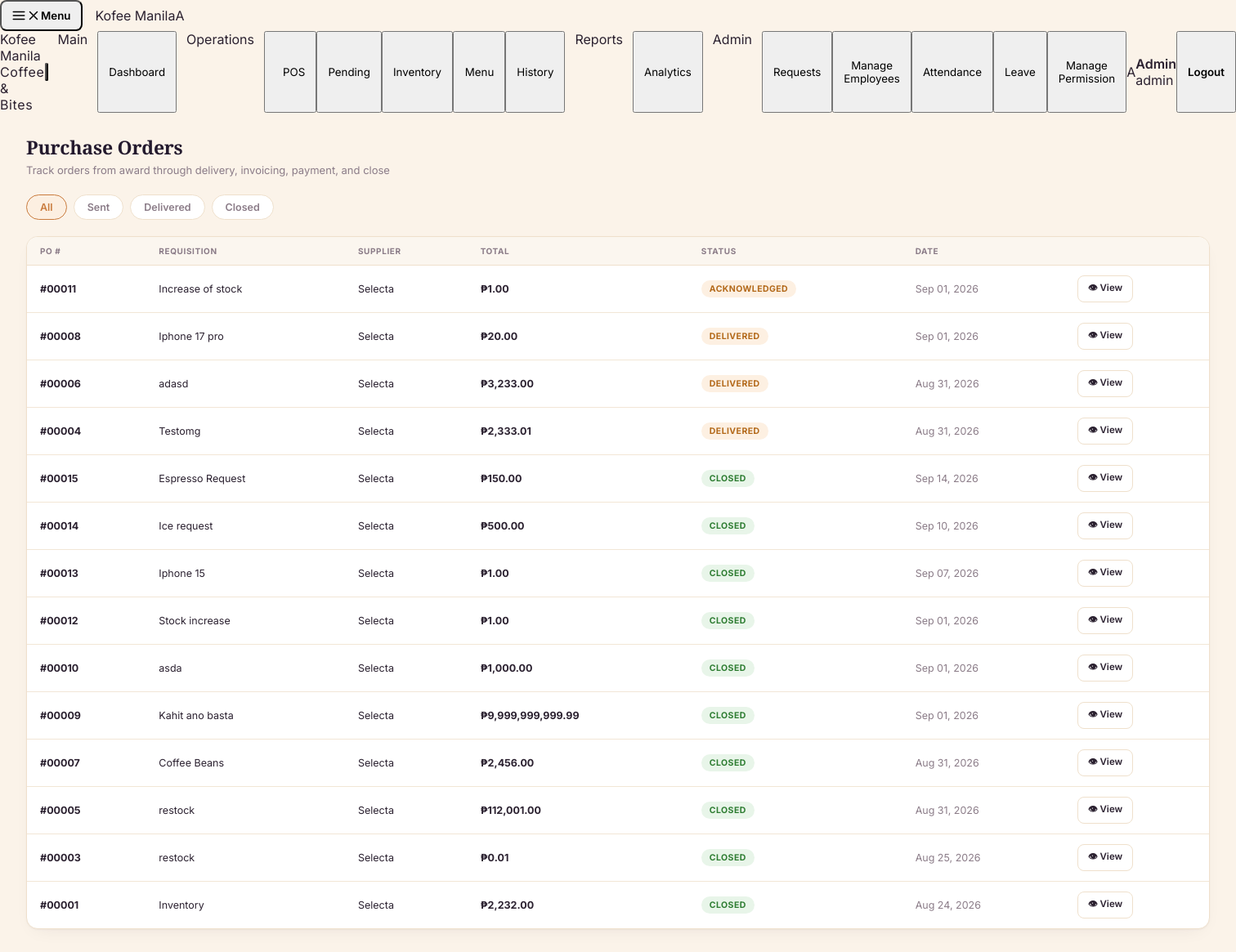
Page /POS/php/purchase_orders.php (signed in) on the committed database.
### tables this page shows
CREATE TABLE `purchase_orders` (
  `id` int(11) NOT NULL,
  `rfq_id` int(11) NOT NULL,
  `supplier_id` int(11) NOT NULL,
  `requisition_id` int(11) NOT NULL,
  `total_amount` decimal(12,2) NOT NULL,
  `status` enum('draft','sent','acknowledged','delivered','closed','cancelled') NOT NULL DEFAULT 'draft',
  `negotiation_notes` text DEFAULT NULL,
  `created_by` int(11) NOT NULL,
  `created_at` timestamp NOT NULL DEFAULT current_timestamp(),
  `expected_delivery_date` date DEFAULT NULL,
  `delivered_at` datetime DEFAULT NULL,
  `acknowledged_at` datetime DEFAULT NULL,
  `shipped_at` datetime DEFAULT NULL,
  `shipping_notes` varchar(255) DEFAULT NULL,
  `closed_at` datetime DEFAULT NULL,
  `supplier_rating` tinyint(4) DEFAULT NULL,
  `invoice_number` varchar(60) DEFAULT NULL,
  `paid_at` datetime DEFAULT NULL
);

CREATE TABLE `purchase_requisitions` (
  `id` int(11) NOT NULL,
  `requested_by` int(11) NOT NULL,
  `department` varchar(60) NOT NULL,
  `title` varchar(150) NOT NULL,
  `notes` text DEFAULT NULL,
  `estimated_total` decimal(12,2) NOT NULL DEFAULT 0.00,
  `status` enum('pending','approved','rejected','sourcing','awarded','closed') NOT NULL DEFAULT 'pending',
  `reviewed_by` int(11) DEFAULT NULL,
  `reviewed_at` datetime DEFAULT NULL,
  `review_notes` varchar(255) DEFAULT NULL,
  `created_at` timestamp NOT NULL DEFAULT current_timestamp()
);

CREATE TABLE `suppliers` (
  `id` int(11) NOT NULL,
  `user_id` int(11) DEFAULT NULL,
  `name` varchar(150) NOT NULL,
  `contact_person` varchar(120) DEFAULT NULL,
  `email` varchar(120) DEFAULT NULL,
  `phone` varchar(30) DEFAULT NULL,
  `address` varchar(255) DEFAULT NULL,
  `status` enum('active','inactive') NOT NULL DEFAULT 'active',
  `rating_avg` decimal(3,2) DEFAULT NULL,
  `rating_count` int(11) NOT NULL DEFAULT 0,
  `created_at` timestamp NOT NULL DEFAULT current_timestamp()
);

### POS/php/purchase_orders.php (the view, shortened to what this page needs)
<?php
$pdo   = get_db();
$po = null;
$filter = $_GET['status'] ?? 'all';
$where  = '1=1';
$params = [];
$list_stmt = $pdo->prepare("
    SELECT po.*, s.name AS supplier_name, pr.title AS req_title
    FROM purchase_orders po
    JOIN suppliers s ON s.id = po.supplier_id
    JOIN purchase_requisitions pr ON pr.id = po.requisition_id
    WHERE $where
    ORDER BY FIELD(po.status,'draft','sent','acknowledged','delivered','closed','cancelled'), po.created_at DESC
");
$list_stmt->execute($params);
$pos = $list_stmt->fetchAll();
?>
<!DOCTYPE html>
<html lang="en">
<head>
  <link rel="stylesheet" href="../css/style.css"/>
  <link rel="stylesheet" href="../css/sidebar.css"/>
</head>
<body>
<?php include("../includes/sidebar.php"); ?>
<div id="page-po" class="page active">
  <div class="page-header">
    <div>
      <h1>Purchase Orders</h1>
      <p>Track orders from award through delivery, invoicing, payment, and close</p>
    </div>
  </div>
  <div class="page-body">
    <?php if ($po): ?>
      <div class="table-card" style="padding:20px 22px;display:grid;grid-template-columns:1fr 1fr;gap:24px">
        <div>
          <h2><?= htmlspecialchars($po['req_title']) ?></h2>
          <p class="muted-cell" style="margin-bottom:14px">PO #<?= str_pad($po['id'],5,'0',STR_PAD_LEFT) ?> · <?= htmlspecialchars($po['department']) ?></p>
          <p style="font-size:13px;margin-bottom:4px"><strong>Supplier:</strong> <?= htmlspecialchars($po['supplier_name']) ?></p>
          <p style="font-size:13px;margin-bottom:4px"><strong>Contact:</strong> <?= htmlspecialchars($po['contact_person'] ?: '—') ?> · <?= htmlspecialchars($po['email'] ?: '—') ?> · <?= htmlspecialchars($po['phone'] ?: '—') ?></p>
          <p style="font-size:20px;font-weight:800;color:var(--espresso);margin:10px 0">₱<?= number_format($po['total_amount'],2) ?></p>
          <?php if ($po['negotiation_notes']): ?>
            <p style="font-size:12.5px;color:var(--text-muted);font-style:italic;padding:10px;background:#FBF6EF;border-radius:10px">"<?= htmlspecialchars($po['negotiation_notes']) ?>"</p>
          <?php endif; ?>
          <?php if ($po['status']==='closed'): ?>
            <p style="margin-top:12px">
              <span class="status-badge status-approved">Closed</span>
              — rated <?= str_repeat('⭐', (int)$po['supplier_rating']) ?>
              <a href="supplier_performace.php?supplier_id=<?= $po['supplier_id'] ?>" style="margin-left:6px;font-size:12px;font-weight:700;color:var(--caramel)">View scorecard →</a>
            </p>
          <?php endif; ?>
        </div>
        <div>
          <h3 style="font-size:13.5px;margin-bottom:8px">Order Progress</h3>
          <div class="po-step">
            <div class="po-step-dot <?= $po['status']!=='draft'?'done':'' ?>"><?= $po['status']!=='draft'?'✓':'' ?></div>
            <div class="po-step-label">PO Sent to Supplier</div>
            <?php if ($po['status']==='draft' && has_permission('procurement.po.manage')): ?>
              <form method="POST" class="po-step-action"><input type="hidden" name="action" value="send"/><input type="hidden" name="id" value="<?= $po['id'] ?>"/>
                <button type="submit" class="act-btn act-activate">📨 Send PO</button></form>
            <?php endif; ?>
          </div>
          <div class="po-step">
            <div class="po-step-dot <?= $po['shipped_at']?'done':'' ?>"><?= $po['shipped_at']?'✓':'' ?></div>
            <div class="po-step-label">Shipped by Supplier<?= $po['shipped_at'] ? ' (' . date('M d, Y', strtotime($po['shipped_at'])) . ')' : '' ?><?= $po['shipping_notes'] ? ' — ' . htmlspecialchars($po['shipping_notes']) : '' ?></div>
          </div>
          <div class="po-step">
            <div class="po-step-dot <?= in_array($po['status'],['delivered','closed'])?'done':'' ?>"><?= in_array($po['status'],['delivered','closed'])?'✓':'' ?></div>
            <div class="po-step-label">Goods Received</div>
            <?php if (in_array($po['status'],['sent','acknowledged'],true) && has_permission('procurement.receiving')): ?>
              <button type="button" class="act-btn act-activate" onclick="window.location.href='goods_receipts.php?po_id=<?= $po['id'] ?>'">📦 Record Receipt</button>
            <?php endif; ?>          </div>
          <div class="po-step">
            <div class="po-step-dot <?= $po['invoice_number']?'done':'' ?>"><?= $po['invoice_number']?'✓':'' ?></div>
            <div class="po-step-label">Invoice Matched <?= $po['invoice_number'] ? '(#' . htmlspecialchars($po['invoice_number']) . ')' : '' ?></div>
            <?php if ($po['status']==='delivered' && !$po['invoice_number'] && has_permission('procurement.invoice.match')): ?>
              <form method="POST" class="po-step-action" style="display:flex;gap:6px">
                <input type="hidden" name="action" value="record_invoice"/><input type="hidden" name="id" value="<?= $po['id'] ?>"/>
                <input class="field-input" type="text" name="invoice_number" placeholder="Invoice #" style="width:120px;padding:6px 10px"/>
                <button type="submit" class="act-btn act-activate">✔ Match</button></form>
            <?php endif; ?>
          </div>
          <div class="po-step">
            <div class="po-step-dot <?= $po['paid_at']?'done':'' ?>"><?= $po['paid_at']?'✓':'' ?></div>
            <div class="po-step-label">Payment Sent <?= $po['paid_at'] ? '(' . date('M d, Y', strtotime($po['paid_at'])) . ')' : '' ?></div>
            <?php if ($po['invoice_number'] && !$po['paid_at'] && has_permission('procurement.payment.process')): ?>
              <button type="button" class="act-btn act-activate" onclick="window.location.href='payments.php?po_id=<?= $po['id'] ?>'">💸 Go to Payments</button>
            <?php endif; ?>
          </div>
          <?php if ($po['paid_at'] && $po['status'] !== 'closed' && has_permission('procurement.performance.rate')): ?>
            <div style="margin-top:16px;padding-top:14px;border-top:1.5px solid var(--border)">
              <button class="btn-save" style="width:100%" onclick="window.location.href='supplier_performace.php'">🏁 Close Order &amp; Rate Supplier</button>
            </div>
          <?php endif; ?>
        </div>
      </div>
    <?php else: ?>
      <div class="filter-bar" style="padding:0">
        <a href="purchase_orders.php" class="filter-pill <?= $filter==='all'?'active':'' ?>">All</a>
        <a href="purchase_orders.php?status=sent" class="filter-pill <?= $filter==='sent'?'active':'' ?>">Sent</a>
        <a href="purchase_orders.php?status=delivered" class="filter-pill <?= $filter==='delivered'?'active':'' ?>">Delivered</a>
        <a href="purchase_orders.php?status=closed" class="filter-pill <?= $filter==='closed'?'active':'' ?>">Closed</a>
      </div>
      <div class="table-scroll-wrapper">
        <table>
          <thead><tr><th>PO #</th><th>Requisition</th><th>Supplier</th><th>Total</th><th>Status</th><th>Date</th><th></th></tr></thead>
          <tbody>
          <?php if (empty($pos)): ?>
            <tr class="empty-row"><td colspan="7">🫙 No purchase orders yet — award a bid from an RFQ first.</td></tr>
          <?php else: foreach ($pos as $p): ?>
            <tr>
              <td style="font-weight:700">#<?= str_pad($p['id'],5,'0',STR_PAD_LEFT) ?></td>
              <td><?= htmlspecialchars($p['req_title']) ?></td>
              <td><?= htmlspecialchars($p['supplier_name']) ?></td>
              <td style="font-weight:700">₱<?= number_format($p['total_amount'],2) ?></td>
              <td><span class="status-badge status-<?= $p['status']==='closed'?'approved':($p['status']==='cancelled'?'rejected':'pending') ?>"><?= ucfirst($p['status']) ?></span></td>
              <td class="muted-cell"><?= date('M d, Y', strtotime($p['created_at'])) ?></td>
              <td><button class="act-btn" onclick="window.location.href='purchase_orders.php?id=<?= $p['id'] ?>'">👁 View</button></td>
            </tr>
          <?php endforeach; endif; ?>
          </tbody>
        </table>
      </div>
    <?php endif; ?>
  </div>
</div>
</body>
</html>

### POS/css/style.css (style rules this page uses)
:root { --espresso: #241A2E; --espresso-deep: #181120; --espresso-mid: #2f2238; --caramel: #C97B3D; --caramel-light: #E6A25C; --latte: #EFE0CC; --cream: #FBF3E9; --accent: var(--caramel); --accent-lt: #FCEFE1; --bg: var(--cream); --card-bg: #FFFFFF; --border: var(--latte); --text-main: #2B2130; --text-muted: #8B7C88; --sidebar-w: 248px; --green: #2e7d32; --green-lt: #e8f5e9; --red: #c62828; --red-lt: #fdecea; --blue: #1565c0; --blue-lt: #e3f2fd; --amber: #b3691a; --amber-lt: #fdf0e2; --radius-sm: 8px; --radius: 14px; --radius-lg: 20px; --shadow-card: 0 1px 2px rgba(43,33,48,.04), 0 8px 24px -12px rgba(43,33,48,.10); --shadow-pop: 0 20px 50px -12px rgba(24,17,32,.35); }
*, *::before, *::after { box-sizing: border-box; margin: 0; padding: 0; }
html { -webkit-text-size-adjust: 100%; }
body { font-family: 'Inter', sans-serif; background: var(--bg); color: var(--text-main); min-height: 100vh; -webkit-font-smoothing: antialiased; }
a { color: inherit; text-decoration: none; }
button { font-family: inherit; cursor: pointer; }
h1, h2, h3, .font-display { font-family: 'Playfair Display', serif; }
.page, .pages { min-height: 100vh; display: flex; flex-direction: column; }
.page-header { padding: 26px 32px 4px; flex-shrink: 0; display: flex; align-items: flex-start; justify-content: space-between; gap: 16px; flex-wrap: wrap; }
.page-header h1 { font-size: 23px; font-weight: 700; letter-spacing: -.01em; color: var(--espresso); }
.page-header p { font-size: 13px; color: var(--text-muted); margin-top: 4px; font-family: 'Inter', sans-serif; }
.page-body { flex: 1; overflow-y: auto; padding: 18px 32px 32px; display: flex; flex-direction: column; gap: 20px; }
.badge, .status-badge { display: inline-flex; align-items: center; gap: 5px; padding: 4px 10px; border-radius: 999px; font-size: 10.5px; font-weight: 700; text-transform: uppercase; letter-spacing: .04em; white-space: nowrap; }
.badge-dine, .badge-take, .badge-delivery, .badge-complete, .badge-pending, .status-active, .status-pending, .status-approved, .status-rejected, .status-completed, .status-blocked, .status-on_hold, .status-cancelled { background: var(--accent-lt); color: var(--caramel); }
.badge-dine, .status-approved, .badge-complete, .status-active, .status-completed { background: var(--green-lt); color: var(--green); }
.badge-delivery, .badge-pending, .status-pending, .status-on_hold { background: var(--amber-lt); color: var(--amber); }
.table-card, .table-scroll-wrapper { overflow: hidden; border-radius: var(--radius); }
.table-scroll-wrapper { overflow-x: auto; background: var(--card-bg); border: 1.5px solid var(--border); box-shadow: var(--shadow-card); }
table { width: 100%; border-collapse: collapse; }
thead th, .recent-table th { padding: 11px 16px; font-size: 10px; font-weight: 700; color: var(--text-muted); text-transform: uppercase; letter-spacing: .06em; text-align: left; background: #FBF6EF; border-bottom: 1.5px solid var(--border); }
tbody td, .recent-table td { padding: 12px 16px; font-size: 12.5px; border-bottom: 1px solid #F2E6D6; vertical-align: middle; }
tbody tr:last-child td { border-bottom: none; }
.muted-cell { color: var(--text-muted); }
.filter-bar { display: flex; gap: 8px; padding: 14px 32px 0; flex-wrap: wrap; }
.filter-btn, .filter-pill { border: 1.5px solid var(--border); background: #fff; color: var(--text-muted); border-radius: 999px; padding: 7px 16px; font-size: 12.5px; font-weight: 600; transition: all .15s ease; }
.filter-btn.active, .filter-pill.active, .filter-btn:hover, .filter-pill:hover { border-color: var(--caramel); color: var(--caramel); background: var(--accent-lt); }
.act-btn { border: 1.5px solid var(--border); background: #fff; border-radius: var(--radius-sm); padding: 6px 12px; font-size: 11.5px; font-weight: 600; color: var(--text-main); }

### rows in the picture
purchase_orders: id "00011", requisition.title "Increase of stock", supplier.name "Selecta", total_amount "1.00", status "ACKNOWLEDGED", created_at "Sep 01, 2026"
purchase_orders: id "00008", requisition.title "Iphone 17 pro", supplier.name "Selecta", total_amount "20.00", status "DELIVERED", created_at "Sep 01, 2026"
purchase_orders: id "00006", requisition.title "adasd", supplier.name "Selecta", total_amount "3,233.00", status "DELIVERED", created_at "Aug 31, 2026"
purchase_orders: id "00004", requisition.title "Testomg", supplier.name "Selecta", total_amount "2,333.01", status "DELIVERED", created_at "Aug 31, 2026"
purchase_orders: id "00015", requisition.title "Espresso Request", supplier.name "Selecta", total_amount "150.00", status "CLOSED", created_at "Sep 14, 2026"
purchase_orders: id "00014", requisition.title "Ice request", supplier.name "Selecta", total_amount "500.00", status "CLOSED", created_at "Sep 10, 2026"
purchase_orders: id "00013", requisition.title "Iphone 15", supplier.name "Selecta", total_amount "1.00", status "CLOSED", created_at "Sep 07, 2026"
purchase_orders: id "00012", requisition.title "Stock increase", supplier.name "Selecta", total_amount "1.00", status "CLOSED", created_at "Sep 01, 2026"
purchase_orders: id "00010", requisition.title "asda", supplier.name "Selecta", total_amount "1,000.00", status "CLOSED", created_at "Sep 01, 2026"
purchase_orders: id "00009", requisition.title "Kahit ano basta", supplier.name "Selecta", total_amount "9,999,999,999.99", status "CLOSED", created_at "Sep 01, 2026"
purchase_orders: id "00007", requisition.title "Coffee Beans", supplier.name "Selecta", total_amount "2,456.00", status "CLOSED", created_at "Aug 31, 2026"
purchase_orders: id "00005", requisition.title "restock", supplier.name "Selecta", total_amount "112,001.00", status "CLOSED", created_at "Aug 31, 2026"
purchase_orders: id "00003", requisition.title "restock", supplier.name "Selecta", total_amount "0.01", status "CLOSED", created_at "Aug 25, 2026"
purchase_orders: id "00001", requisition.title "Inventory", supplier.name "Selecta", total_amount "2,232.00", status "CLOSED", created_at "Aug 24, 2026"

### other values in the picture
$initials "A"
$user['firstname'] ?: $user['username'] "Admin"
implode(' + ', $roles) "admin"
